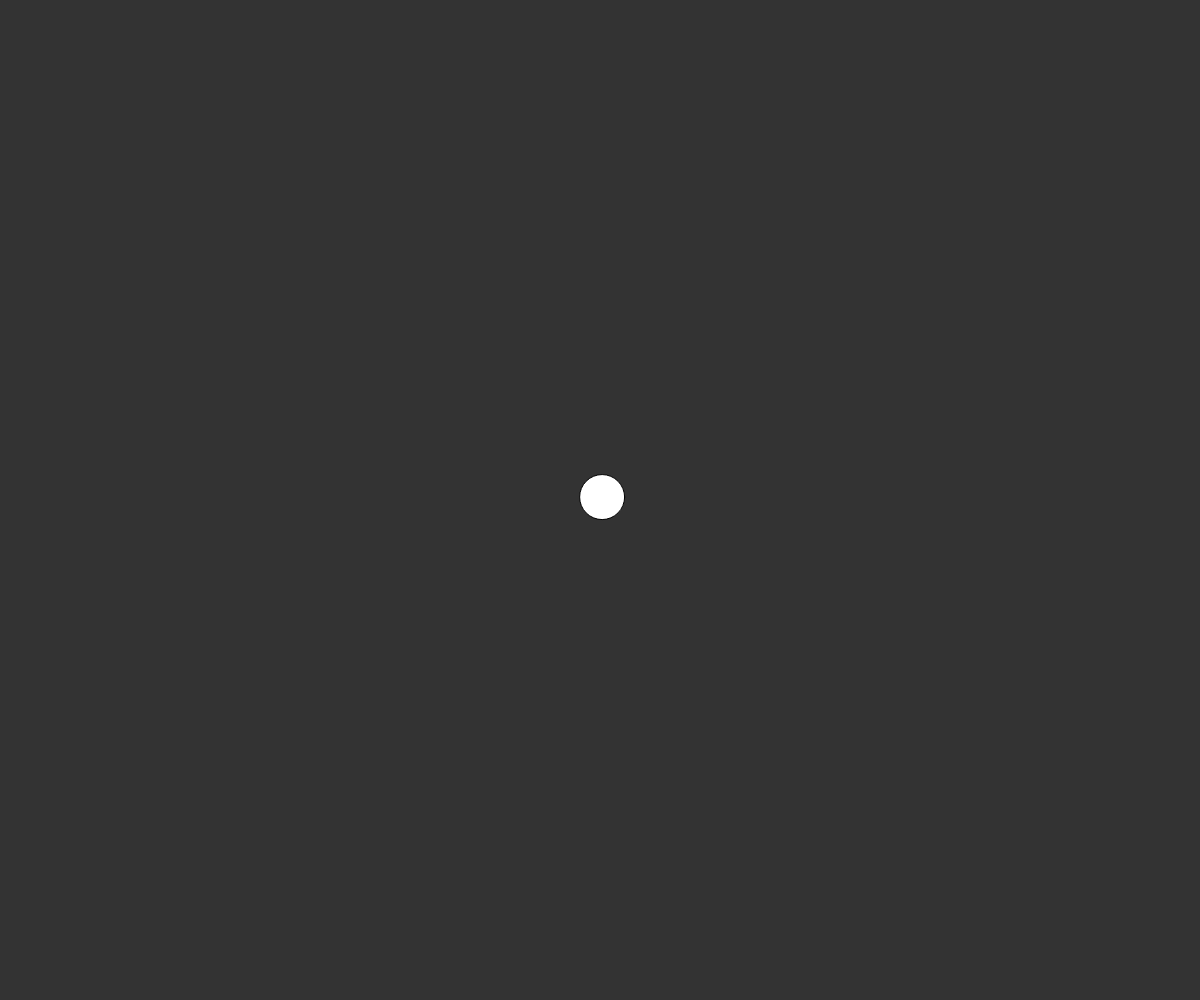
Frame 1 (no input)
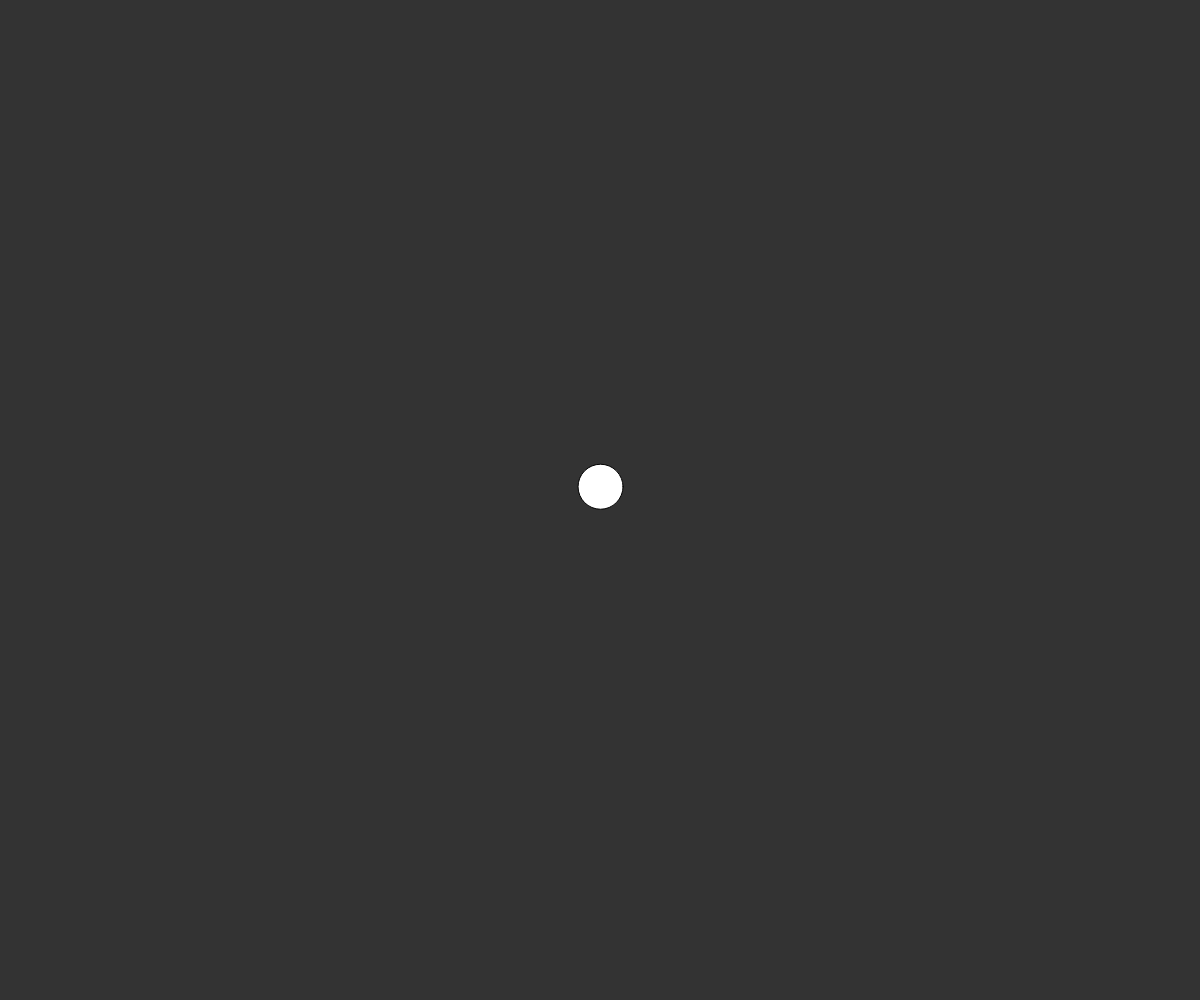
Frame 60 (no input)
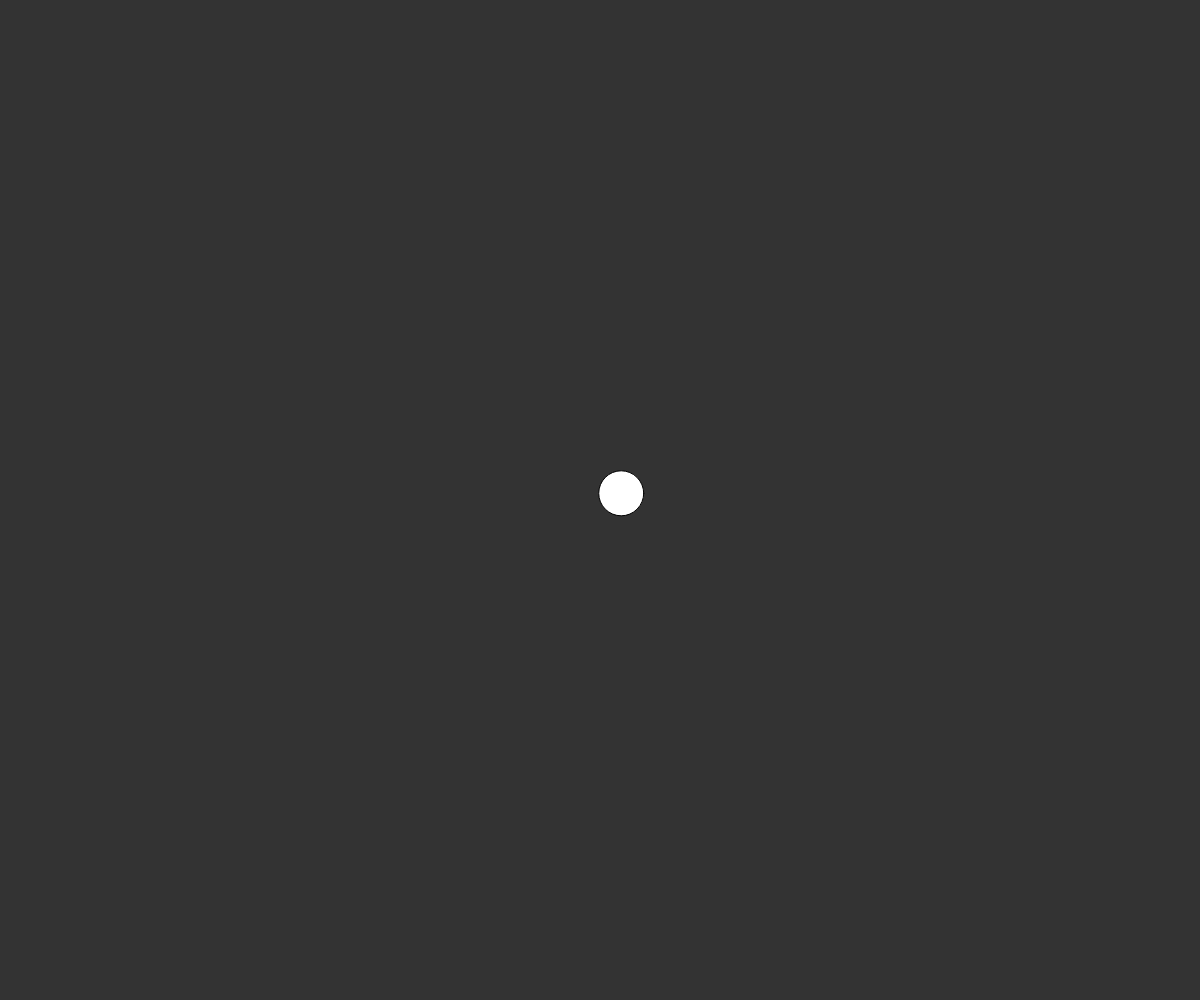
Frame 120 (the mouse pressed at the canvas centre since frame 60)

The p5.js sketch that drew these frames (run headless with seeded random() and noise() and a simulated clock; from frame 60 on, the mouse is pressed at the canvas centre):

// p5.js sketch
// ── sketch.js
var w;

function setup(){
  createCanvas(windowWidth, windowHeight);
  w = new Walker();
}

function draw(){
  background(51);
  w.walk();
  w.display();
}

function Walker(){

  this.pos = createVector(width/2, height/2);

  this.walk = function(){
    this.vel = createVector(random(-5, 5),random(-5, 5));
    this.pos.add(this.vel);
  };

  this.display = function(){
    fill(255);
    ellipse(this.pos.x, this.pos.y, 45, 45);
  };

}

function windowResized() {
  resizeCanvas(windowWidth, windowHeight);
}
